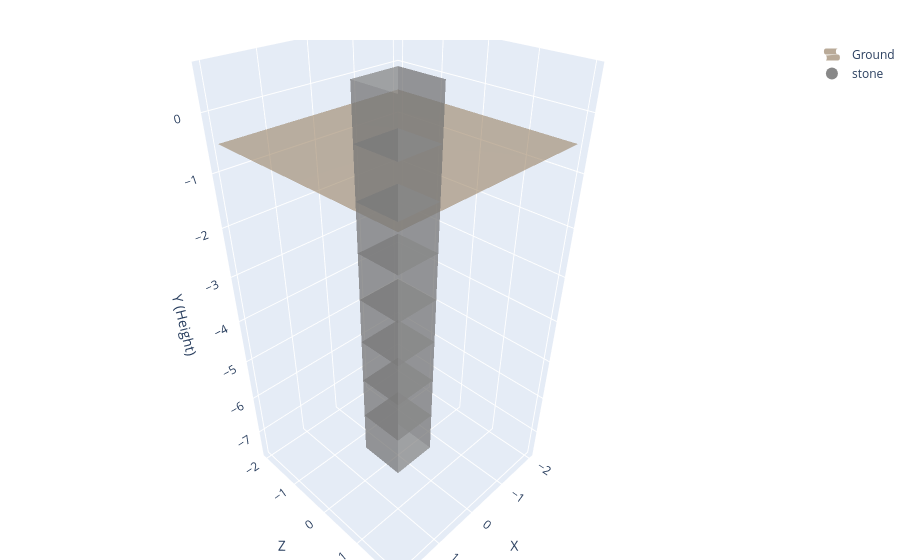

The code cell stored with this chart in its notebook:
### Markdown cell above
# Function: `min_y_is_equal`

### Code cell
from eval_code.size import min_y_is_equal

# Test case: Structure with lowest block at y=-7 (7 blocks deep)
coords = [
    {"x": 0, "y": -7, "z": 0, "material": "stone"},
    {"x": 0, "y": -6, "z": 0, "material": "stone"},
    {"x": 0, "y": -5, "z": 0, "material": "stone"},
    {"x": 0, "y": -4, "z": 0, "material": "stone"},
    {"x": 0, "y": -3, "z": 0, "material": "stone"},
    {"x": 0, "y": -2, "z": 0, "material": "stone"},
    {"x": 0, "y": -1, "z": 0, "material": "stone"},
    {"x": 0, "y": 0, "z": 0, "material": "stone"},
]

# Expect True: lowest block is at y=-7
assert True == min_y_is_equal(coords, expected_y=-7)
print("✓ PASS: min_y_is_equal(coords, expected_y=-7)")

# Expect False: lowest block is not at y=-6
assert False == min_y_is_equal(coords, expected_y=-6)
print("✓ PASS: min_y_is_equal(coords, expected_y=-6) returns 0")

plotly_blocks.plot(coords)

### Figure 1 — Plotly figure (JSON) as saved in the notebook; plotly's stock layout.template omitted (floating-point values rounded to 4 significant figures)
{"data": [{"colorscale": [[0, "#8B7355"], [1, "#8B7355"]], "name": "Ground", "opacity": 0.6, "showlegend": true, "showscale": false, "type": "surface", "x": [[-2, 2], [-2, 2]], "y": [[-2, -2], [2, 2]], "z": [[-0.5, -0.5], [-0.5, -0.5]]}, {"facecolor": ["#888888", "#888888", "#888888", "#888888", "#888888", "#888888", "#888888", "#888888", "#888888", "#888888", "#888888", "#888888", "#888888", "#888888", "#888888", "#888888", "#888888", "#888888", "#888888", "#888888", "#888888", "#888888", "#888888", "#888888", "#888888", "#888888", "#888888", "#888888", "#888888", "#888888", "#888888", "#888888", "#888888", "#888888", "#888888", "#888888", "#888888", "#888888", "#888888", "#888888", "#888888", "#888888", "#888888", "#888888", "#888888", "#888888", "#888888", "#888888", "#888888", "#888888", "#888888", "#888888", "#888888", "#888888", "#888888", "#888888", "#888888", "#888888", "#888888", "#888888", "#888888", "#888888", "#888888", "#888888", "#888888", "#888888", "#888888", "#888888", "#888888", "#888888", "#888888", "#888888", "#888888", "#888888", "#888888", "#888888", "#888888", "#888888", "#888888", "#888888", "#888888", "#888888", "#888888", "#888888", "#888888", "#888888", "#888888", "#888888", "#888888", "#888888", "#888888", "#888888", "#888888", "#888888", "#888888", "#888888"], "flatshading": true, "i": [0, 0, 4, 4, 0, 0, 2, 2, 1, 1, 0, 0, 8, 8, 12, 12, 8, 8, 10, 10, 9, 9, 8, 8, 16, 16, 20, 20, 16, 16, 18, 18, 17, 17, 16, 16, 24, 24, 28, 28, 24, 24, 26, 26, 25, 25, 24, 24, 32, 32, 36, 36, 32, 32, 34, 34, 33, 33, 32, 32, 40, 40, 44, 44, 40, 40, 42, 42, 41, 41, 40, 40, 48, 48, 52, 52, 48, 48, 50, 50, 49, 49, 48, 48, 56, 56, 60, 60, 56, 56, 58, 58, 57, 57, 56, 56], "j": [1, 2, 5, 6, 1, 5, 3, 7, 2, 6, 3, 7, 9, 10, 13, 14, 9, 13, 11, 15, 10, 14, 11, 15, 17, 18, 21, 22, 17, 21, 19, 23, 18, 22, 19, 23, 25, 26, 29, 30, 25, 29, 27, 31, 26, 30, 27, 31, 33, 34, 37, 38, 33, 37, 35, 39, 34, 38, 35, 39, 41, 42, 45, 46, 41, 45, 43, 47, 42, 46, 43, 47, 49, 50, 53, 54, 49, 53, 51, 55, 50, 54, 51, 55, 57, 58, 61, 62, 57, 61, 59, 63, 58, 62, 59, 63], "k": [2, 3, 6, 7, 5, 4, 7, 6, 6, 5, 7, 4, 10, 11, 14, 15, 13, 12, 15, 14, 14, 13, 15, 12, 18, 19, 22, 23, 21, 20, 23, 22, 22, 21, 23, 20, 26, 27, 30, 31, 29, 28, 31, 30, 30, 29, 31, 28, 34, 35, 38, 39, 37, 36, 39, 38, 38, 37, 39, 36, 42, 43, 46, 47, 45, 44, 47, 46, 46, 45, 47, 44, 50, 51, 54, 55, 53, 52, 55, 54, 54, 53, 55, 52, 58, 59, 62, 63, 61, 60, 63, 62, 62, 61, 63, 60], "opacity": 0.5, "type": "mesh3d", "x": [-0.5, 0.5, 0.5, -0.5, -0.5, 0.5, 0.5, -0.5, -0.5, 0.5, 0.5, -0.5, -0.5, 0.5, 0.5, -0.5, -0.5, 0.5, 0.5, -0.5, -0.5, 0.5, 0.5, -0.5, -0.5, 0.5, 0.5, -0.5, -0.5, 0.5, 0.5, -0.5, -0.5, 0.5, 0.5, -0.5, -0.5, 0.5, 0.5, -0.5, -0.5, 0.5, 0.5, -0.5, -0.5, 0.5, 0.5, -0.5, -0.5, 0.5, 0.5, -0.5, -0.5, 0.5, 0.5, -0.5, -0.5, 0.5, 0.5, -0.5, -0.5, 0.5, 0.5, -0.5], "y": [-0.5, -0.5, -0.5, -0.5, 0.5, 0.5, 0.5, 0.5, -0.5, -0.5, -0.5, -0.5, 0.5, 0.5, 0.5, 0.5, -0.5, -0.5, -0.5, -0.5, 0.5, 0.5, 0.5, 0.5, -0.5, -0.5, -0.5, -0.5, 0.5, 0.5, 0.5, 0.5, -0.5, -0.5, -0.5, -0.5, 0.5, 0.5, 0.5, 0.5, -0.5, -0.5, -0.5, -0.5, 0.5, 0.5, 0.5, 0.5, -0.5, -0.5, -0.5, -0.5, 0.5, 0.5, 0.5, 0.5, -0.5, -0.5, -0.5, -0.5, 0.5, 0.5, 0.5, 0.5], "z": [-7.5, -7.5, -6.5, -6.5, -7.5, -7.5, -6.5, -6.5, -6.5, -6.5, -5.5, -5.5, -6.5, -6.5, -5.5, -5.5, -5.5, -5.5, -4.5, -4.5, -5.5, -5.5, -4.5, -4.5, -4.5, -4.5, -3.5, -3.5, -4.5, -4.5, -3.5, -3.5, -3.5, -3.5, -2.5, -2.5, -3.5, -3.5, -2.5, -2.5, -2.5, -2.5, -1.5, -1.5, -2.5, -2.5, -1.5, -1.5, -1.5, -1.5, -0.5, -0.5, -1.5, -1.5, -0.5, -0.5, -0.5, -0.5, 0.5, 0.5, -0.5, -0.5, 0.5, 0.5]}, {"marker": {"color": "#888888", "size": 8}, "mode": "markers", "name": "stone", "showlegend": true, "type": "scatter3d", "x": [null], "y": [null], "z": [null]}], "layout": {"legend": {"itemsizing": "constant"}, "margin": {"b": 0, "l": 0, "r": 0, "t": 40}, "scene": {"aspectmode": "data", "xaxis": {"dtick": 1, "tick0": -1, "tickformat": ",d", "tickmode": "linear", "title": {"text": "X"}}, "yaxis": {"dtick": 1, "tick0": -1, "tickformat": ",d", "tickmode": "linear", "title": {"text": "Z"}}, "zaxis": {"dtick": 1, "tick0": -8, "tickformat": ",d", "tickmode": "linear", "title": {"text": "Y (Height)"}}}, "title": {"text": ""}}}
